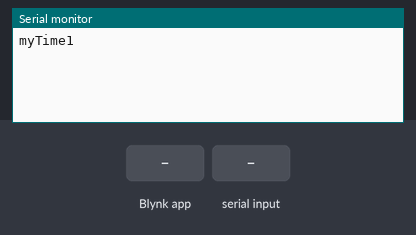
Bench run of a sketch on a simulated ESP8266 (NodeMCU). Shown: the last lines printed to the serial monitor. The inputs (shaded band) are chosen by the test bench. WiFi joins after 1.5 s; servers stay silent unless stated.

Above: at 3.0 s.
3.1 s: Blynk app writes 1 to V7
At 3.7 s:
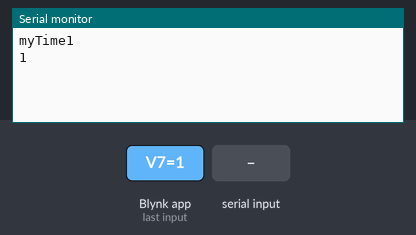
4.6 s: "a" received over Serial
At 4.76 s:
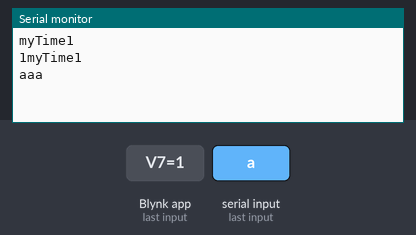
6.1 s: "b" received over Serial
At 6.7 s:
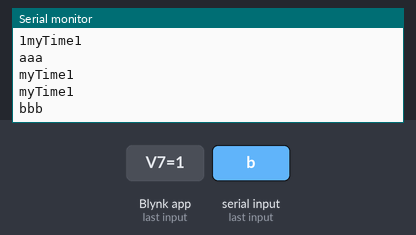

Measured:
- after the input at 3.1 s, the serial monitor: prints a new line at once (image 1)
- after the input at 4.6 s, the serial monitor: prints a new line at once (image 2)
- after the input at 6.1 s, the serial monitor: prints a new line at once (image 3)

The sketch:

NodeMCU.ino
```cpp
//Blynk라는 앱을 이용하고 보드도 아두이노 우노가 아닌 NodeMCU에 ESP8266을 사용하였다.
//Blynk 앱에서 a를 입력하면 aaa, b를 입력하면 bbb가 나오도록 구성하였다.
#define BLYNK_PRINT Serial

#include <ESP8266WiFi.h>
#include <BlynkSimpleEsp8266.h>

//Blynk 앱에서 주는 코드
char auth[] = "0RCBdLNE0n0MUX_QV2t_Ki06vOxulEFW";

char ssid[] = "****";  //현재 사용 중인 ssid
char pass[] = "****";  //현재 사용 중인 ssid의 비밀번호

BlynkTimer timer;

void setup()
{

  Serial.begin(9600);

  Blynk.begin(auth, ssid, pass);

  timer.setInterval(1000L, myTime1);
}

//핸드폰에서 입력하는 문자 출력
BLYNK_WRITE(V7) {
    String Val = param.asStr();
    Serial.print(Val);
}

void myTime1() {
    Serial.println("myTime1");
}

void loop()
{
  Blynk.run();
  timer.run();
  if(Serial.available() > 0) {
    unsigned char Val = Serial.read();
    if(Val == 'a') {
        Serial.println("aaa");
        Blynk.virtualWrite(V7, "aaa");
    }
    else if(Val == 'b') {
        Serial.println("bbb");
        Blynk.virtualWrite(V7, "bbb");
    }
  }
}
```
